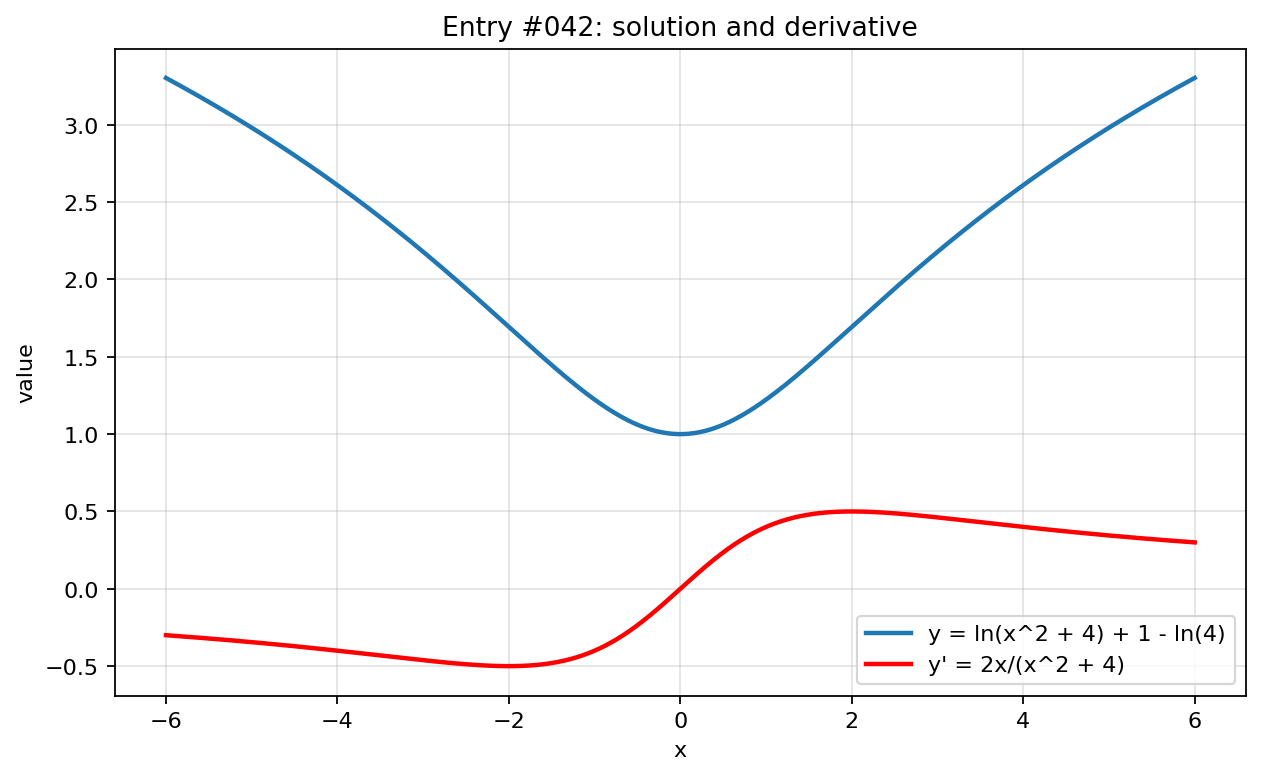

The script that drew this image:
import numpy as np
import matplotlib.pyplot as plt

x = np.linspace(-6, 6, 800)

with np.errstate(divide="ignore", invalid="ignore", over="ignore"):
    y = np.log(x**2 + 4) + 1 - np.log(4)
    y_prime = 2*x/(x**2 + 4)

plt.figure(figsize=(8, 5))
plt.plot(x, y, label="y = ln(x^2 + 4) + 1 - ln(4)", linewidth=2)
plt.plot(x, y_prime, label="y' = 2x/(x^2 + 4)", linewidth=2, color="red")
plt.title("Entry #042: solution and derivative")
plt.xlabel("x")
plt.ylabel("value")
plt.grid(True, alpha=0.35)
plt.legend()
plt.tight_layout()
plt.show()
